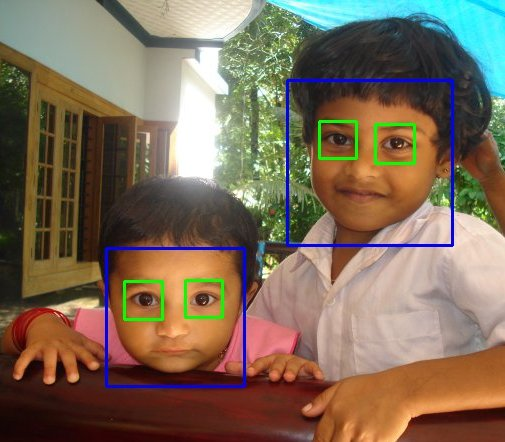
#> input picture images/sachin.jpg, 505 x 442 px, found by its file name
$ python haar-cascade.py
#> lines starting #> are read from the running program, lines starting #| are printed output that depends on the picture
import numpy as np
import matplotlib.pyplot as plt
import cv2

# load in color image for face detection
image = cv2.imread('C:\dev\machine_learning\Computer-Vision-Starter\images\sachin.jpg')
#> image is the input picture: shape (442, 505, 3); mean B, G, R 87.8, 107.3, 125.1

# convert to RBG
image = cv2.cvtColor(image, cv2.COLOR_BGR2RGB)

plt.figure(figsize=(20,10))
plt.imshow(image)

gray = cv2.cvtColor(image, cv2.COLOR_BGR2GRAY)
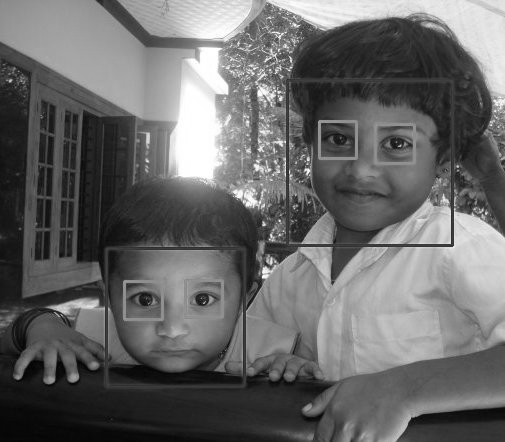
#> gray: shape (442, 505); min 3, max 255, mean 103.5

# load in cascade classifier
path = 'C:\Anaconda3\envs\myWindowsCV\Library\etc\haarcascades\haarcascade_frontalface_default.xml'
face_cascade = cv2.CascadeClassifier(path)
#face_cascade = cv2.CascadeClassifier('./detector_architectures/haarcascade_frontalface_default.xml')

# run the detector on the grayscale image
faces = face_cascade.detectMultiScale(gray, 1.3, 5) #face_cascade.detectMultiScale(gray, 4, 6)
#> faces = [[105, 248, 139, 139]]

# print out the detections found
print ('We found ' + str(len(faces)) + ' faces in this image')
#| We found 1 faces in this image
print ("Their coordinates and lengths/widths are as follows")
print ('=============================')
print (faces)
#| [[105 248 139 139]]

img_with_detections = np.copy(image)   # make a copy of the original image to plot rectangle detections ontop of

# loop over our detections and draw their corresponding boxes on top of our original image
for (x,y,w,h) in faces:
    # draw next detection as a red rectangle on top of the original image.
    # Note: the fourth element (255,0,0) determines the color of the rectangle,
    # and the final argument (here set to 5) determines the width of the drawn rectangle
    cv2.rectangle(img_with_detections,(x,y),(x+w,y+h),(255,0,0),5)
#> this loop made 1 pass
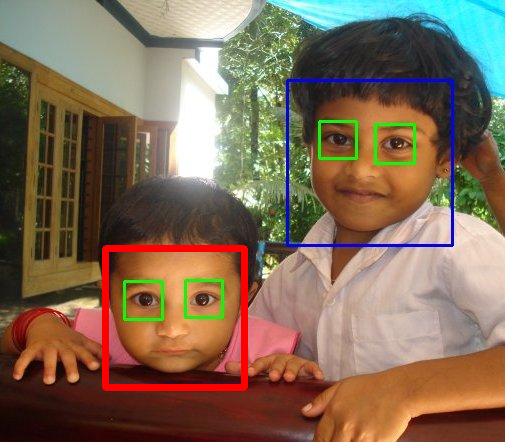
#> img_with_detections: shape (442, 505, 3); mean R, G, B 128.4, 106.7, 85.6

$ run again, with images/girls1.jpg copied over images/sachin.jpg
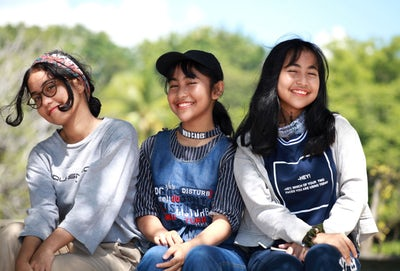
#> input picture images/girls1.jpg, 400 x 271 px, found by its file name
#> image is the input picture: shape (271, 400, 3); mean B, G, R 135.7, 146.3, 145.1
#> `gray = cv2.cvtColor(image, cv2.COLOR_BGR2GRAY)`:
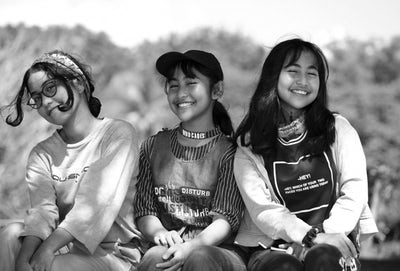
#> gray: shape (271, 400); min 0, max 255, mean 143
#> faces = [[274, 52, 55, 55]]
#| We found 1 faces in this image
#| [[274  52  55  55]]
#> the loop `for (x,y,w,h) in faces:` made 1 pass
#> after the loop `for (x,y,w,h) in faces:`:
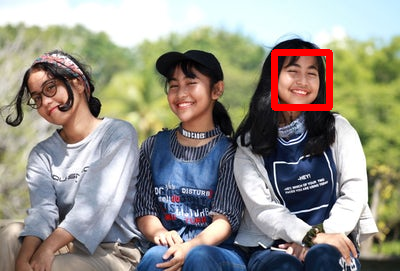
#> img_with_detections: shape (271, 400, 3); mean R, G, B 147.5, 145.2, 134.9

$ run again, with images/kids1.jpg copied over images/sachin.jpg
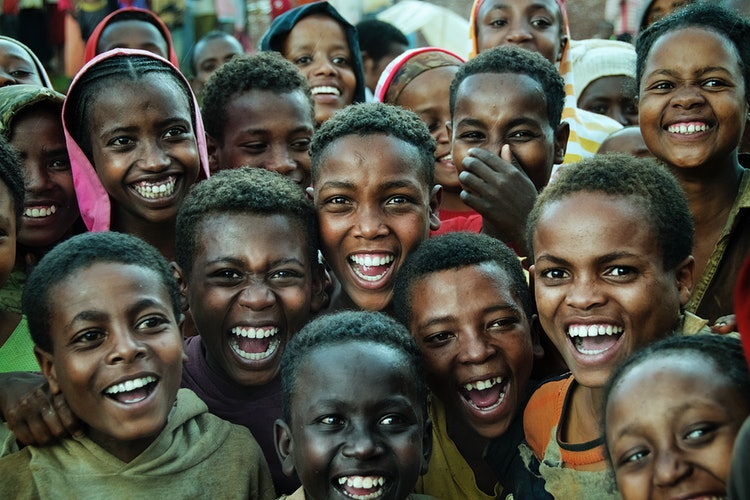
#> input picture images/kids1.jpg, 750 x 500 px, found by its file name
#> image is the input picture: shape (500, 750, 3); mean B, G, R 68.4, 79.9, 82
#> `gray = cv2.cvtColor(image, cv2.COLOR_BGR2GRAY)`:
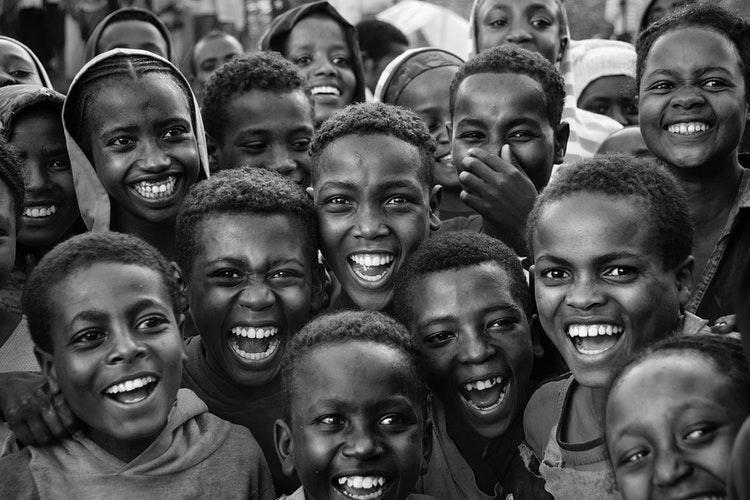
#> gray: shape (500, 750); min 0, max 255, mean 76.7
#> faces = [[431, 84, 130, 130], [513, 209, 152, 152]]
#| We found 2 faces in this image
#| [[431  84 130 130]
#|  [513 209 152 152]]
#> the loop `for (x,y,w,h) in faces:` made 2 passes
#> after the loop `for (x,y,w,h) in faces:`:
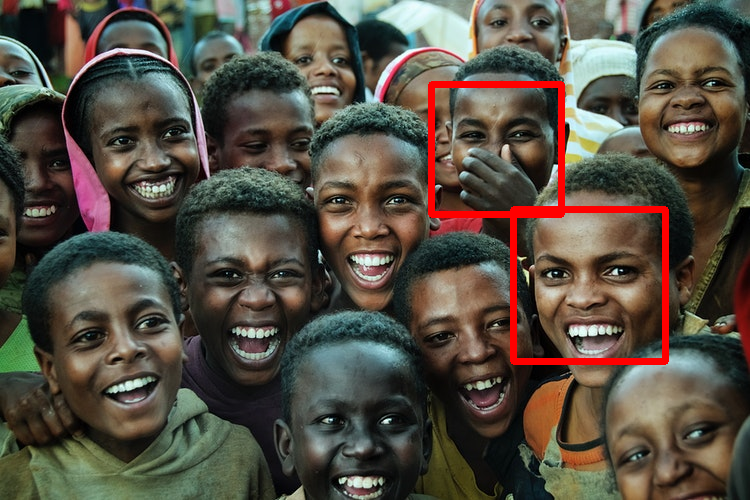
#> img_with_detections: shape (500, 750, 3); mean R, G, B 85.6, 78.3, 67
